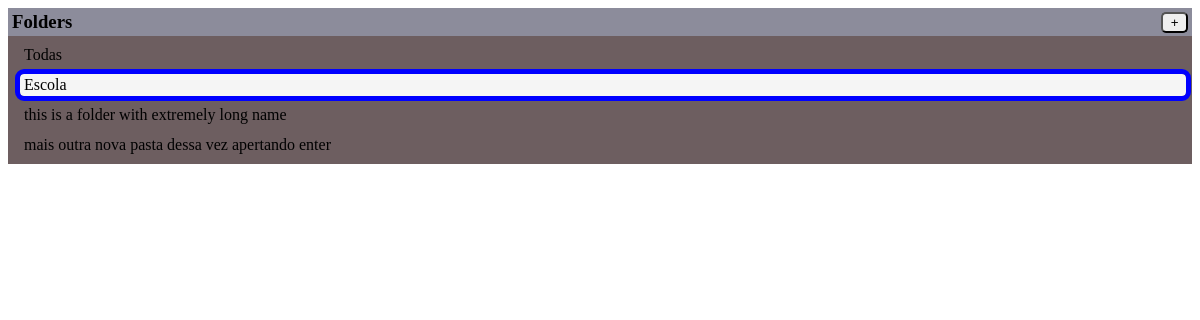
Page /folders (signed in) on the earlier database version.
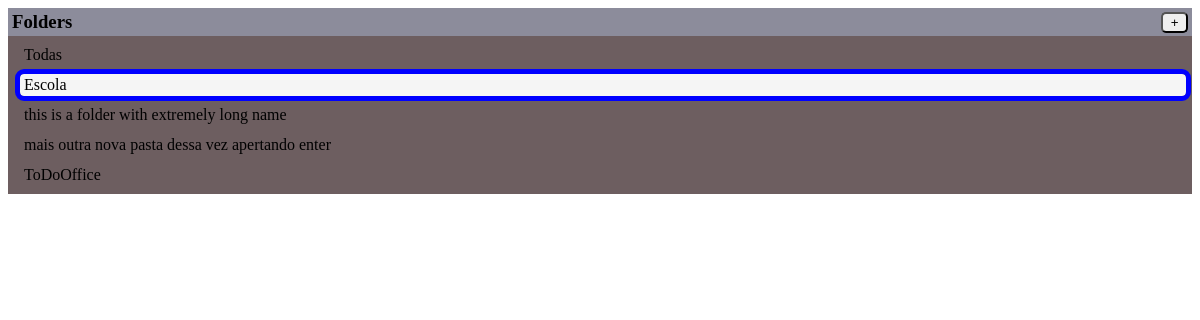
Same page on the later database version.
### folders/models.py (models this page shows, shortened)
class Folder (models.Model):
    user = models.ForeignKey(User, on_delete=models.CASCADE, null=True, blank=True, related_name='folders')
    folder_name = models.CharField(max_length=32)
    objects = models.Manager()
    def __str__(self):
        return self.folder_name

### folders/views.py (the view)
# urls.py: path('folders', views.folders, name="folders"),
def folders(req):
    return render(req, 'folders/folder_list.html', get_context(req, {}))

### folders/templates/folders/folder_list.html
{% extends 'folders/base.html' %}
{% block content %}
<div id="folders-wrapper">
    <div class="folders-header">
        <h3>Folders</h3>
        <button class="new-folder"
                hx-get="{% url 'new_folder_modal' %}"
                hx-target="#modal-wrapper"
                hx-swap="outerHTML"
        >
        +
        </button>
    </div>
    <ul class="folder-list">
        {% if current_folder is None %}
            {% include 'folders/folder-list-item.html' with selected=True %}
        {% else %}
            {% include 'folders/folder-list-item.html' with selected=False %}
        {% endif %}
        {% for folder in folders %}
            {% if folder.id is current_folder.id %}
                {% include 'folders/folder-list-item.html' with folder=folder selected=True %}
            {% else %}
                {% include 'folders/folder-list-item.html' with folder=folder selected=False %}
            {% endif %}
        {% endfor %}
    </ul>
</div>
{% endblock %}

### folders/templates/folders/folder-list-item.html (shortened to what this page needs)
{% if folder is None %}
    {% if selected is True %}
    <div class="folder-list-item selected">
    {% else %}
    <div class="folder-list-item"
         hx-get="{% url 'all' %}"
         hx-target="#content-area"
         _="on htmx:afterRequest x_scroll_apply()"
    >
    {% endif %}
        Todas
{% else %}
    {% if selected is True %}
    <div class="folder-list-item selected">
    {% else %}
    <div class="folder-list-item"
         hx-get="{% url 'open' folder.pk %}"
         hx-target="#content-area"
         _="on htmx:afterRequest x_scroll_apply()"
    >
    {% endif %}
        {{ folder.folder_name }}
{% endif %}
</div>

Differences in the rows shown:
added Folder: folder_name "ToDoOffice"
